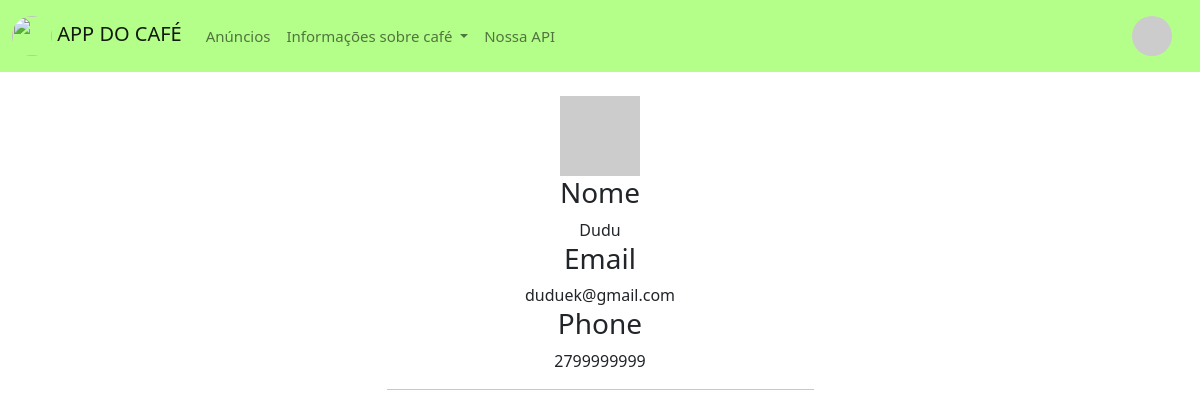
Page /user/Duduek (signed in) on the committed database.
### app/models/user.py (models this page shows, shortened)
class User(db.Model):
    __tablename__ = "users"
    user_id = db.Column(db.Integer, primary_key=True)
    username = db.Column(db.String, unique=True)
    password = db.Column(db.String)
    email = db.Column(db.String, unique=True)
    phone = db.Column(db.String, unique=True)
    name = db.Column(db.String)
    def avatar(self, size):
        digest = md5(self.email.lower().encode('utf-8')).hexdigest()
        return 'https://www.gravatar.com/avatar/{}?d=identicon&s={}'.format(
            digest, size)
    @property
    def is_authenticated(self):
        return True

### app/controllers/login_controller.py (the view)
@app.route('/user/<username>')
@login_required
def user(username):
    print(username)
    user = User.query.filter_by(username=username).first_or_404()
    posts = [
        {'author': user, 'body': 'Test post #1'},
        {'author': user, 'body': 'Test post #2'}
    ]
    return render_template('user.html', user=user, posts=posts)

### app/controllers/login_controller.py (called while the page is built)
@login_manager.user_loader
def load_user(id_u):
    return User.query.get(int(id_u))

### app/templates/user.html
{% extends "base.html" %}
{% block content %}
<div class="container" style="margin: fill;">
    <div class="row justify-content-center">
        <div class="col-xl-5 col-lg-6 col-md-8 col-sm-10 mx-auto text-center form p-4" >
            <img src="{{ user.avatar(128) }}">
            <h3>Nome </h3>
            {{ user.name }}
            <h3 >Email </h3>
            {{user.email}}
            <h3>Phone </h3>
            {{user.phone}}
            <hr>
        </div>
    </div>
</div>
{% endblock %}

### app/templates/base.html (style rules this page uses)
html, body { height: 100%; margin: 0; }

### rows in the picture
User: name "Dudu", email "duduek@gmail.com", phone "2799999999"
